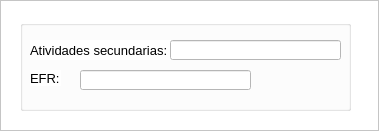
         <widget class="QFrame" name="frame_17">
          <property name="geometry">
           <rect>
            <x>930</x>
            <y>160</y>
            <width>379</width>
            <height>131</height>
           </rect>
          </property>
          <property name="styleSheet">
           <string notr="true">background-color: rgb(255, 255, 255);</string>
          </property>
          <property name="frameShape">
           <enum>QFrame::StyledPanel</enum>
          </property>
          <property name="frameShadow">
           <enum>QFrame::Raised</enum>
          </property>
          <widget class="QLabel" name="label_93">
           <property name="geometry">
            <rect>
             <x>710</x>
             <y>40</y>
             <width>21</width>
             <height>20</height>
            </rect>
           </property>
           <property name="font">
            <font>
             <family>Arial</family>
             <pointsize>10</pointsize>
            </font>
           </property>
           <property name="text">
            <string>UF</string>
           </property>
          </widget>
          <widget class="QLineEdit" name="lineEdit_10">
           <property name="geometry">
            <rect>
             <x>734</x>
             <y>40</y>
             <width>61</width>
             <height>20</height>
            </rect>
           </property>
           <property name="font">
            <font>
             <pointsize>10</pointsize>
            </font>
           </property>
           <property name="styleSheet">
            <string notr="true">background-color: rgb(255, 255, 255);</string>
           </property>
           <property name="text">
            <string/>
           </property>
          </widget>
          <widget class="QGroupBox" name="groupBox_28">
           <property name="geometry">
            <rect>
             <x>20</x>
             <y>20</y>
             <width>331</width>
             <height>91</height>
            </rect>
           </property>
           <property name="title">
            <string/>
           </property>
           <widget class="QLineEdit" name="telCom_3">
            <property name="geometry">
             <rect>
              <x>60</x>
              <y>50</y>
              <width>171</width>
              <height>20</height>
             </rect>
            </property>
            <property name="font">
             <font>
              <pointsize>10</pointsize>
             </font>
            </property>
            <property name="styleSheet">
             <string notr="true">background-color: rgb(255, 255, 255);</string>
            </property>
            <property name="text">
             <string/>
            </property>
           </widget>
           <widget class="QLabel" name="label_94">
            <property name="geometry">
             <rect>
              <x>10</x>
              <y>20</y>
              <width>141</width>
              <height>20</height>
             </rect>
            </property>
            <property name="font">
             <font>
              <family>Arial</family>
              <pointsize>10</pointsize>
             </font>
            </property>
            <property name="text">
             <string>Atividades secundarias:</string>
            </property>
           </widget>
           <widget class="QLineEdit" name="telCell_4">
            <property name="geometry">
             <rect>
              <x>150</x>
              <y>20</y>
              <width>171</width>
              <height>20</height>
             </rect>
            </property>
            <property name="font">
             <font>
              <pointsize>10</pointsize>
             </font>
            </property>
            <property name="styleSheet">
             <string notr="true">background-color: rgb(255, 255, 255);</string>
            </property>
            <property name="text">
             <string/>
            </property>
           </widget>
           <widget class="QLabel" name="label_70">
            <property name="geometry">
             <rect>
              <x>10</x>
              <y>50</y>
              <width>31</width>
              <height>16</height>
             </rect>
            </property>
            <property name="font">
             <font>
              <family>Arial</family>
              <pointsize>10</pointsize>
             </font>
            </property>
            <property name="text">
             <string>EFR:</string>
            </property>
           </widget>
          </widget>
         </widget>
